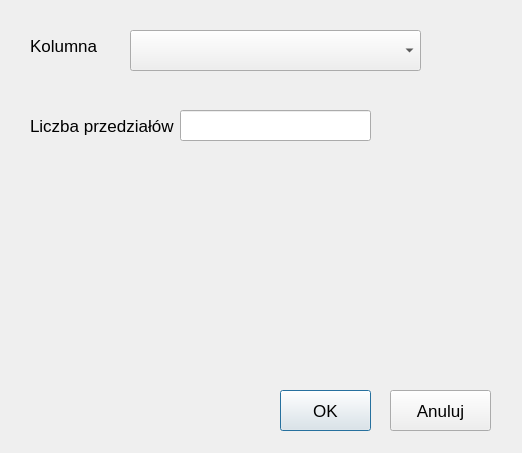
<?xml version="1.0" encoding="UTF-8"?>
<ui version="4.0">
 <class>Dialog</class>
 <widget class="QDialog" name="Dialog">
  <property name="geometry">
   <rect>
    <x>0</x>
    <y>0</y>
    <width>522</width>
    <height>453</height>
   </rect>
  </property>
  <property name="windowTitle">
   <string>Dialog</string>
  </property>
  <widget class="QComboBox" name="comboBoxColumn">
   <property name="geometry">
    <rect>
     <x>130</x>
     <y>30</y>
     <width>291</width>
     <height>41</height>
    </rect>
   </property>
  </widget>
  <widget class="QLabel" name="columnLabel">
   <property name="geometry">
    <rect>
     <x>30</x>
     <y>30</y>
     <width>101</width>
     <height>31</height>
    </rect>
   </property>
   <property name="font">
    <font>
     <pointsize>13</pointsize>
    </font>
   </property>
   <property name="text">
    <string>Kolumna</string>
   </property>
  </widget>
  <widget class="QLabel" name="label">
   <property name="geometry">
    <rect>
     <x>30</x>
     <y>110</y>
     <width>161</width>
     <height>31</height>
    </rect>
   </property>
   <property name="font">
    <font>
     <pointsize>13</pointsize>
    </font>
   </property>
   <property name="text">
    <string>Liczba przedziałów</string>
   </property>
  </widget>
  <widget class="QLineEdit" name="lineSetNumber">
   <property name="geometry">
    <rect>
     <x>180</x>
     <y>110</y>
     <width>191</width>
     <height>31</height>
    </rect>
   </property>
   <property name="font">
    <font>
     <pointsize>13</pointsize>
    </font>
   </property>
  </widget>
  <widget class="QPushButton" name="okButton">
   <property name="geometry">
    <rect>
     <x>280</x>
     <y>390</y>
     <width>91</width>
     <height>41</height>
    </rect>
   </property>
   <property name="font">
    <font>
     <pointsize>13</pointsize>
    </font>
   </property>
   <property name="text">
    <string>OK</string>
   </property>
  </widget>
  <widget class="QPushButton" name="cancelButton">
   <property name="geometry">
    <rect>
     <x>390</x>
     <y>390</y>
     <width>101</width>
     <height>41</height>
    </rect>
   </property>
   <property name="font">
    <font>
     <pointsize>13</pointsize>
    </font>
   </property>
   <property name="text">
    <string>Anuluj</string>
   </property>
  </widget>
 </widget>
 <resources/>
 <connections/>
</ui>
